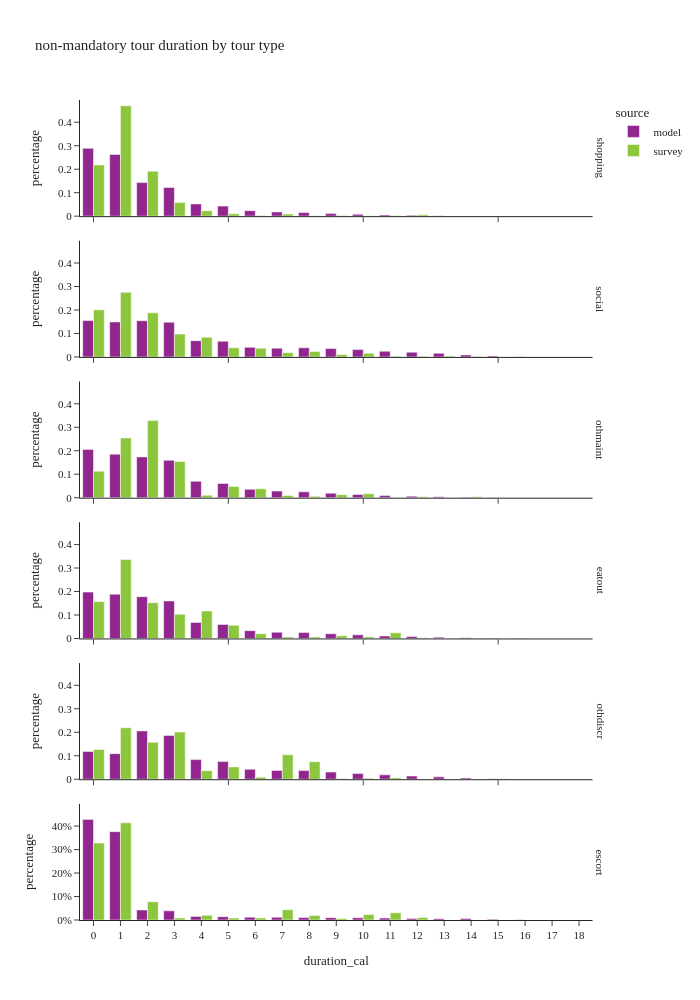

Write notebook code for a chart like this one.
### Code cell
df_plot = non_m_tour_data.groupby(['source','tour_type','duration_cal'], observed=True)[['tour_weight']].sum().reset_index()
df_plot['percentage'] = df_plot.groupby(['source','tour_type'], group_keys=False)['tour_weight']. \
    apply(lambda x: x / float(x.sum()))

fig = px.bar(df_plot, x="duration_cal", y="percentage", color="source",barmode="group",
             facet_row='tour_type',
             title="non-mandatory tour duration by tour type")
fig.for_each_annotation(lambda a: a.update(text = a.text.split("=")[-1]))
fig.update_layout(height=1000, width=700, yaxis=dict(tickformat=".0%"), xaxis=dict(dtick="1"))
fig.show()

### Figure 1 — Plotly figure (JSON) as saved in the notebook; plotly's stock layout.template omitted (floating-point values rounded to 4 significant figures)
{"data": [{"alignmentgroup": "True", "hovertemplate": "source=model<br>tour_type=shopping<br>duration_cal=%{x}<br>percentage=%{y}<extra></extra>", "legendgroup": "model", "marker": {"color": "#91268F", "pattern": {"shape": ""}}, "name": "model", "offsetgroup": "model", "orientation": "v", "showlegend": true, "textposition": "auto", "type": "bar", "x": [0.0, 1.0, 2.0, 3.0, 4.0, 5.0, 6.0, 7.0, 8.0, 9.0, 10.0, 11.0, 12.0, 13.0, 14.0, 15.0, 16.0, 17.0], "xaxis": "x6", "y": [0.2889, 0.2627, 0.1432, 0.1218, 0.05228, 0.04293, 0.02348, 0.01827, 0.01537, 0.01107, 0.008035, 0.004917, 0.003637, 0.002119, 0.0008284, 0.0003386, 9.583e-05, 8.518e-06], "yaxis": "y6"}, {"alignmentgroup": "True", "hovertemplate": "source=model<br>tour_type=social<br>duration_cal=%{x}<br>percentage=%{y}<extra></extra>", "legendgroup": "model", "marker": {"color": "#91268F", "pattern": {"shape": ""}}, "name": "model", "offsetgroup": "model", "orientation": "v", "showlegend": false, "textposition": "auto", "type": "bar", "x": [0.0, 1.0, 2.0, 3.0, 4.0, 5.0, 6.0, 7.0, 8.0, 9.0, 10.0, 11.0, 12.0, 13.0, 14.0, 15.0, 16.0, 17.0, 18.0], "xaxis": "x5", "y": [0.1548, 0.149, 0.1542, 0.1477, 0.06915, 0.06685, 0.04099, 0.03728, 0.0391, 0.03573, 0.03126, 0.02422, 0.02014, 0.01536, 0.008591, 0.004241, 0.001287, 0.0001637, 6.623e-06], "yaxis": "y5"}, {"alignmentgroup": "True", "hovertemplate": "source=model<br>tour_type=othmaint<br>duration_cal=%{x}<br>percentage=%{y}<extra></extra>", "legendgroup": "model", "marker": {"color": "#91268F", "pattern": {"shape": ""}}, "name": "model", "offsetgroup": "model", "orientation": "v", "showlegend": false, "textposition": "auto", "type": "bar", "x": [0.0, 1.0, 2.0, 3.0, 4.0, 5.0, 6.0, 7.0, 8.0, 9.0, 10.0, 11.0, 12.0, 13.0, 14.0, 15.0, 16.0, 17.0], "xaxis": "x4", "y": [0.2057, 0.1856, 0.1736, 0.1592, 0.06985, 0.06099, 0.03562, 0.02828, 0.02526, 0.01944, 0.01361, 0.008976, 0.006516, 0.004077, 0.002093, 0.0009169, 0.000301, 1.05e-05], "yaxis": "y4"}, {"alignmentgroup": "True", "hovertemplate": "source=model<br>tour_type=eatout<br>duration_cal=%{x}<br>percentage=%{y}<extra></extra>", "legendgroup": "model", "marker": {"color": "#91268F", "pattern": {"shape": ""}}, "name": "model", "offsetgroup": "model", "orientation": "v", "showlegend": false, "textposition": "auto", "type": "bar", "x": [0.0, 1.0, 2.0, 3.0, 4.0, 5.0, 6.0, 7.0, 8.0, 9.0, 10.0, 11.0, 12.0, 13.0, 14.0, 15.0, 16.0, 17.0, 18.0], "xaxis": "x3", "y": [0.1974, 0.1887, 0.1778, 0.1598, 0.06836, 0.05959, 0.03338, 0.02648, 0.02503, 0.01996, 0.0154, 0.01039, 0.007862, 0.005274, 0.002772, 0.001283, 0.0004207, 6.922e-05, 5.325e-06], "yaxis": "y3"}, {"alignmentgroup": "True", "hovertemplate": "source=model<br>tour_type=othdiscr<br>duration_cal=%{x}<br>percentage=%{y}<extra></extra>", "legendgroup": "model", "marker": {"color": "#91268F", "pattern": {"shape": ""}}, "name": "model", "offsetgroup": "model", "orientation": "v", "showlegend": false, "textposition": "auto", "type": "bar", "x": [0.0, 1.0, 2.0, 3.0, 4.0, 5.0, 6.0, 7.0, 8.0, 9.0, 10.0, 11.0, 12.0, 13.0, 14.0, 15.0, 16.0, 17.0], "xaxis": "x2", "y": [0.1183, 0.109, 0.2059, 0.1865, 0.08355, 0.0753, 0.04224, 0.03728, 0.03675, 0.03048, 0.02447, 0.01868, 0.0134, 0.01006, 0.005177, 0.00218, 0.0006471, 6.812e-05], "yaxis": "y2"}, {"alignmentgroup": "True", "hovertemplate": "source=model<br>tour_type=escort<br>duration_cal=%{x}<br>percentage=%{y}<extra></extra>", "legendgroup": "model", "marker": {"color": "#91268F", "pattern": {"shape": ""}}, "name": "model", "offsetgroup": "model", "orientation": "v", "showlegend": false, "textposition": "auto", "type": "bar", "x": [0.0, 1.0, 2.0, 3.0, 4.0, 5.0, 6.0, 7.0, 8.0, 9.0, 10.0, 11.0, 12.0, 13.0, 14.0, 15.0, 16.0, 17.0, 18.0], "xaxis": "x", "y": [0.4283, 0.3762, 0.04253, 0.03907, 0.01513, 0.01412, 0.01212, 0.01152, 0.0103, 0.01002, 0.009534, 0.008196, 0.006633, 0.005808, 0.006245, 0.003288, 0.0008887, 6.541e-05, 2.255e-06], "yaxis": "y"}, {"alignmentgroup": "True", "hovertemplate": "source=survey<br>tour_type=shopping<br>duration_cal=%{x}<br>percentage=%{y}<extra></extra>", "legendgroup": "survey", "marker": {"color": "#8CC63E", "pattern": {"shape": ""}}, "name": "survey", "offsetgroup": "survey", "orientation": "v", "showlegend": true, "textposition": "auto", "type": "bar", "x": [0.0, 1.0, 2.0, 3.0, 4.0, 5.0, 6.0, 7.0, 8.0, 9.0, 10.0, 11.0, 12.0], "xaxis": "x6", "y": [0.2182, 0.47, 0.1915, 0.05873, 0.02313, 0.01014, 0.003185, 0.008825, 0.002287, 0.002969, 0.002258, 0.002769, 0.005946], "yaxis": "y6"}, {"alignmentgroup": "True", "hovertemplate": "source=survey<br>tour_type=social<br>duration_cal=%{x}<br>percentage=%{y}<extra></extra>", "legendgroup": "survey", "marker": {"color": "#8CC63E", "pattern": {"shape": ""}}, "name": "survey", "offsetgroup": "survey", "orientation": "v", "showlegend": false, "textposition": "auto", "type": "bar", "x": [0.0, 1.0, 2.0, 3.0, 4.0, 5.0, 6.0, 7.0, 8.0, 9.0, 10.0, 11.0, 12.0, 13.0, 14.0, 15.0], "xaxis": "x5", "y": [0.2009, 0.2754, 0.188, 0.09717, 0.08345, 0.03878, 0.03716, 0.01817, 0.02306, 0.009943, 0.01583, 0.00299, 0.003084, 0.003509, 0.002373, 0.0001363], "yaxis": "y5"}, {"alignmentgroup": "True", "hovertemplate": "source=survey<br>tour_type=othmaint<br>duration_cal=%{x}<br>percentage=%{y}<extra></extra>", "legendgroup": "survey", "marker": {"color": "#8CC63E", "pattern": {"shape": ""}}, "name": "survey", "offsetgroup": "survey", "orientation": "v", "showlegend": false, "textposition": "auto", "type": "bar", "x": [0.0, 1.0, 2.0, 3.0, 4.0, 5.0, 6.0, 7.0, 8.0, 9.0, 10.0, 11.0, 12.0, 14.0], "xaxis": "x4", "y": [0.113, 0.2545, 0.3287, 0.1546, 0.01032, 0.04791, 0.03796, 0.009374, 0.00592, 0.01282, 0.01671, 0.000469, 0.003828, 0.003856], "yaxis": "y4"}, {"alignmentgroup": "True", "hovertemplate": "source=survey<br>tour_type=eatout<br>duration_cal=%{x}<br>percentage=%{y}<extra></extra>", "legendgroup": "survey", "marker": {"color": "#8CC63E", "pattern": {"shape": ""}}, "name": "survey", "offsetgroup": "survey", "orientation": "v", "showlegend": false, "textposition": "auto", "type": "bar", "x": [0.0, 1.0, 2.0, 3.0, 4.0, 5.0, 6.0, 7.0, 8.0, 9.0, 10.0, 11.0, 12.0], "xaxis": "x3", "y": [0.1571, 0.3364, 0.1524, 0.1032, 0.1167, 0.05596, 0.02025, 0.006531, 0.006358, 0.01127, 0.006765, 0.02397, 0.002972], "yaxis": "y3"}, {"alignmentgroup": "True", "hovertemplate": "source=survey<br>tour_type=othdiscr<br>duration_cal=%{x}<br>percentage=%{y}<extra></extra>", "legendgroup": "survey", "marker": {"color": "#8CC63E", "pattern": {"shape": ""}}, "name": "survey", "offsetgroup": "survey", "orientation": "v", "showlegend": false, "textposition": "auto", "type": "bar", "x": [0.0, 1.0, 2.0, 3.0, 4.0, 5.0, 6.0, 7.0, 8.0, 9.0, 10.0, 11.0, 13.0, 15.0], "xaxis": "x2", "y": [0.1269, 0.2193, 0.158, 0.201, 0.03665, 0.05246, 0.008988, 0.1042, 0.07487, 0.003617, 0.00467, 0.006513, 0.0009923, 0.001827], "yaxis": "y2"}, {"alignmentgroup": "True", "hovertemplate": "source=survey<br>tour_type=escort<br>duration_cal=%{x}<br>percentage=%{y}<extra></extra>", "legendgroup": "survey", "marker": {"color": "#8CC63E", "pattern": {"shape": ""}}, "name": "survey", "offsetgroup": "survey", "orientation": "v", "showlegend": false, "textposition": "auto", "type": "bar", "x": [0.0, 1.0, 2.0, 3.0, 4.0, 5.0, 6.0, 7.0, 8.0, 9.0, 10.0, 11.0, 12.0, 13.0, 15.0], "xaxis": "x", "y": [0.328, 0.4138, 0.07793, 0.008868, 0.02001, 0.007982, 0.008787, 0.04388, 0.0194, 0.006347, 0.02296, 0.03085, 0.01058, 0.0004337, 0.0001637], "yaxis": "y"}], "layout": {"annotations": [{"font": {}, "showarrow": false, "text": "escort", "textangle": 90, "x": 0.98, "xanchor": "left", "xref": "paper", "y": 0.07083, "yanchor": "middle", "yref": "paper"}, {"font": {}, "showarrow": false, "text": "othdiscr", "textangle": 90, "x": 0.98, "xanchor": "left", "xref": "paper", "y": 0.2425, "yanchor": "middle", "yref": "paper"}, {"font": {}, "showarrow": false, "text": "eatout", "textangle": 90, "x": 0.98, "xanchor": "left", "xref": "paper", "y": 0.4142, "yanchor": "middle", "yref": "paper"}, {"font": {}, "showarrow": false, "text": "othmaint", "textangle": 90, "x": 0.98, "xanchor": "left", "xref": "paper", "y": 0.5858, "yanchor": "middle", "yref": "paper"}, {"font": {}, "showarrow": false, "text": "social", "textangle": 90, "x": 0.98, "xanchor": "left", "xref": "paper", "y": 0.7575, "yanchor": "middle", "yref": "paper"}, {"font": {}, "showarrow": false, "text": "shopping", "textangle": 90, "x": 0.98, "xanchor": "left", "xref": "paper", "y": 0.9292, "yanchor": "middle", "yref": "paper"}], "barmode": "group", "height": 1000, "legend": {"title": {"text": "source"}, "tracegroupgap": 0}, "title": {"text": "non-mandatory tour duration by tour type"}, "width": 700, "xaxis": {"anchor": "y", "domain": [0.0, 0.98], "dtick": "1", "title": {"text": "duration_cal"}}, "xaxis2": {"anchor": "y2", "domain": [0.0, 0.98], "matches": "x", "showticklabels": false}, "xaxis3": {"anchor": "y3", "domain": [0.0, 0.98], "matches": "x", "showticklabels": false}, "xaxis4": {"anchor": "y4", "domain": [0.0, 0.98], "matches": "x", "showticklabels": false}, "xaxis5": {"anchor": "y5", "domain": [0.0, 0.98], "matches": "x", "showticklabels": false}, "xaxis6": {"anchor": "y6", "domain": [0.0, 0.98], "matches": "x", "showticklabels": false}, "yaxis": {"anchor": "x", "domain": [0.0, 0.1417], "tickformat": ".0%", "title": {"text": "percentage"}}, "yaxis2": {"anchor": "x2", "domain": [0.1717, 0.3133], "matches": "y", "title": {"text": "percentage"}}, "yaxis3": {"anchor": "x3", "domain": [0.3433, 0.485], "matches": "y", "title": {"text": "percentage"}}, "yaxis4": {"anchor": "x4", "domain": [0.515, 0.6567], "matches": "y", "title": {"text": "percentage"}}, "yaxis5": {"anchor": "x5", "domain": [0.6867, 0.8283], "matches": "y", "title": {"text": "percentage"}}, "yaxis6": {"anchor": "x6", "domain": [0.8583, 1.0], "matches": "y", "title": {"text": "percentage"}}}}
